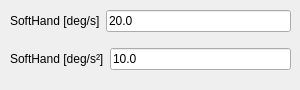
    <widget class="QWidget" name="tab_v_a_QbSoftHand">
     <attribute name="title">
      <string>QbSoftHand</string>
     </attribute>
     <widget class="QWidget" name="verticalLayoutWidget_2">
      <property name="geometry">
       <rect>
        <x>10</x>
        <y>0</y>
        <width>281</width>
        <height>81</height>
       </rect>
      </property>
      <layout class="QVBoxLayout" name="verticalLayout_50">
       <item>
        <layout class="QHBoxLayout" name="horizontalLayout_75">
         <item>
          <widget class="QLabel" name="label_42">
           <property name="text">
            <string>SoftHand [deg/s]</string>
           </property>
          </widget>
         </item>
         <item>
          <widget class="QLineEdit" name="lineEdit_w_max_SoftHand">
           <property name="text">
            <string>20.0</string>
           </property>
          </widget>
         </item>
        </layout>
       </item>
       <item>
        <layout class="QHBoxLayout" name="horizontalLayout_76">
         <item>
          <widget class="QLabel" name="label_44">
           <property name="text">
            <string>SoftHand [deg/s²]</string>
           </property>
          </widget>
         </item>
         <item>
          <widget class="QLineEdit" name="lineEdit_alpha_max_SoftHand">
           <property name="text">
            <string>10.0</string>
           </property>
          </widget>
         </item>
        </layout>
       </item>
      </layout>
     </widget>
    </widget>
